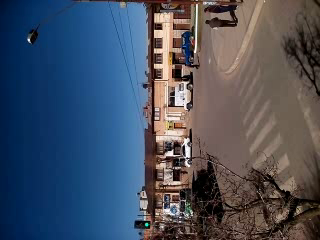
#> input picture frame 49 of 2017-10-24-18-18-41.avi, 320 x 240 px, given in place of mySquare.mp4, which was not available
$ python findTrafficLightShape.py
#> lines starting #> are read from the running program, lines starting #| are printed output that depends on the picture; after the words box and inside, x2 and y2 are one past the last pixel; in counts of white or black regions, pixels touching at a corner belong together; pictures that were not available may be replaced by others from this repository, and a replacement may not be noted
import os
import cv2
import time
import numpy as np

directorioDeVideos  = os.getenv('HOME') + '/trafficFlow/trialVideos'
archivoDeVideo = 'mySquare.mp4'

fgbg = cv2.bgsegm.createBackgroundSubtractorMOG()

miCamara = cv2.VideoCapture(directorioDeVideos+'/'+archivoDeVideo)

tiempo = time.time()

while True:
	ret, frameVideo = miCamara.read()
#> frameVideo is the input picture: shape (240, 320, 3); mean B, G, R 97, 80.4, 70.7
	frameVideo = cv2.resize(frameVideo,(320,240))
	cv2.imshow('Normal',frameVideo)
	#BLUR:
	frameVideo = cv2.blur(frameVideo,(5,5))
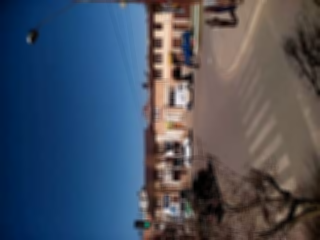
#> frameVideo: shape (240, 320, 3); mean B, G, R 97, 80.4, 70.7
	#EDGES:
	frameVideo = cv2.Canny(frameVideo,100,200)
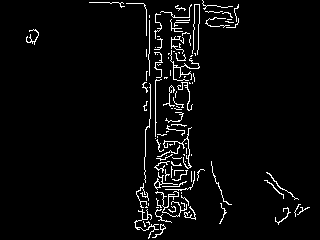
#> frameVideo: shape (240, 320); 3.8% white in thin lines or dots, all inside (x1, y1, x2, y2) = (26, 0, 310, 239)
	cv2.imshow('Canny',frameVideo)

	#BACKGROUND:
	frameVideo = fgbg.apply(frameVideo)
#> frameVideo: shape (240, 320); every value is 0
	cv2.imshow('Canny & BSMOG',frameVideo)
	# [6 lines of commented-out code are left out]

	print(time.time()-tiempo)
	tiempo = time.time()

	ch = 0xFF & cv2.waitKey(5)
#> (key q is pressed here)
	if ch == ord('q'):
		break

$ run again, starting later in the video
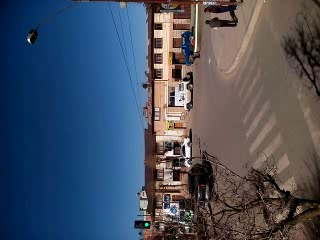
#> input picture frame 224 of 2017-10-24-18-18-41.avi, 320 x 240 px, given in place of mySquare.mp4, which was not available
#> frameVideo is the input picture: shape (240, 320, 3); mean B, G, R 96.7, 79.9, 70.7
#> `frameVideo = cv2.blur(frameVideo,(5,5))`:
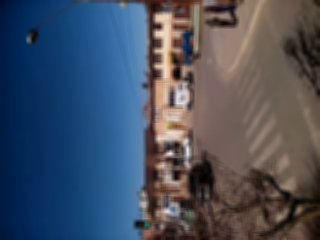
#> frameVideo: shape (240, 320, 3); mean B, G, R 96.8, 79.9, 70.7
#> `frameVideo = cv2.Canny(frameVideo,100,200)`:
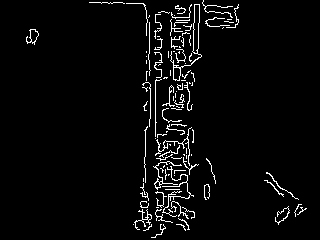
#> frameVideo: shape (240, 320); 3.8% white in thin lines or dots, all inside (x1, y1, x2, y2) = (26, 0, 307, 238)

$ run again, starting later in the video
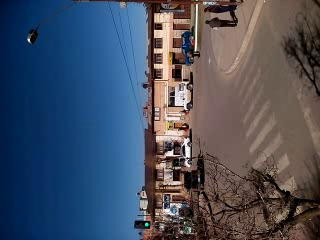
#> input picture frame 398 of 2017-10-24-18-18-41.avi, 320 x 240 px, given in place of mySquare.mp4, which was not available
#> frameVideo is the input picture: shape (240, 320, 3); mean B, G, R 96.8, 80, 71.2
#> `frameVideo = cv2.blur(frameVideo,(5,5))`:
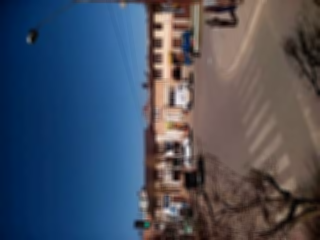
#> frameVideo: shape (240, 320, 3); mean B, G, R 96.9, 80, 71.2
#> `frameVideo = cv2.Canny(frameVideo,100,200)`:
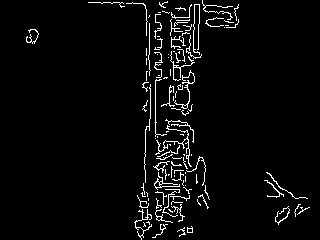
#> frameVideo: shape (240, 320); 3.9% white in thin lines or dots, all inside (x1, y1, x2, y2) = (26, 0, 310, 240)
